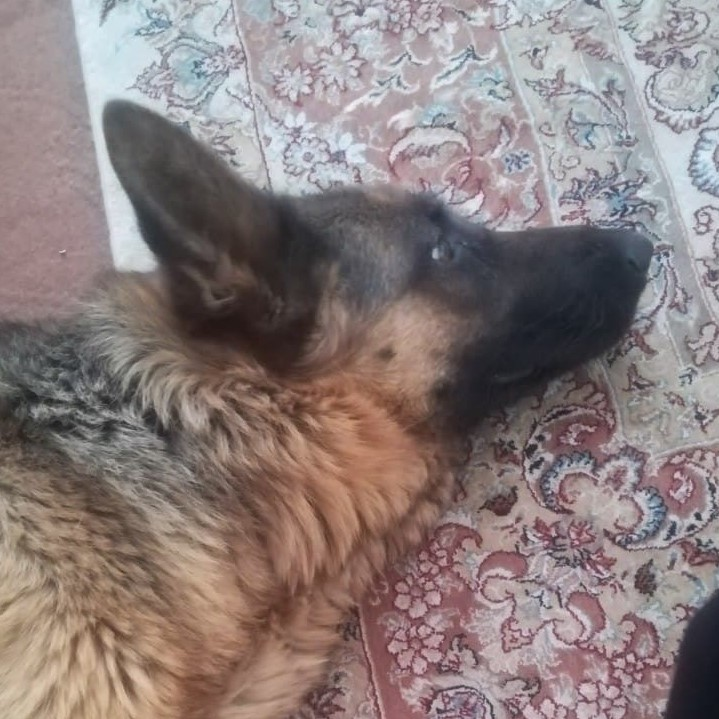
#> input picture chiko.jpg, 719 x 719 px, found by its file name
$ jupyter execute AIprojectPicture.ipynb
#> lines starting #> are read from the running program, lines starting #| are printed output that depends on the picture; after the words box and inside, x2 and y2 are one past the last pixel; in counts of white or black regions, pixels touching at a corner belong together
<a href="https://colab.research.google.com/github/HT696/LocalSearchPicture/blob/main/AIprojectPicture.ipynb" target="_parent"></a>

#Getting the pictures and derivatives

[cell 1]
from skimage.io import imshow, imread
from skimage.color import rgb2gray
from skimage import img_as_uint , img_as_ubyte , img_as_bool
from skimage.io import imsave
from skimage.transform import resize

Hyper-Parameters

[cell 2]
P=64

Reading the Raw picture

[cell 3]
raw_pic = imread('/content/drive/MyDrive/Colab Notebooks/content/chiko.jpg')
#> raw_pic is the input picture: shape (719, 719, 3); mean R, G, B 138.6, 125.3, 124.2
imshow(raw_pic)

[cell 4]
print("picture shape is : ",raw_pic.shape)
#| picture shape is :  (719, 719, 3)
raw_pic

Resize to P*P

[cell 5]
pic = resize(raw_pic,(P,P))
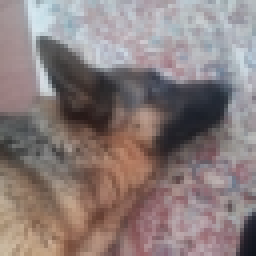
#> pic: shape (64, 64, 3) float64 (shown 4 times larger); mean R, G, B 0.544, 0.492, 0.487
imshow(pic)

GrayScale

[cell 6]
pic_gray= rgb2gray(pic)
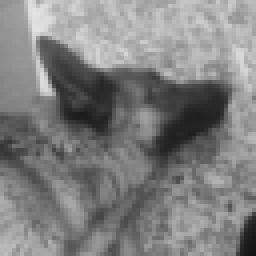
#> pic_gray: shape (64, 64) float64 (shown 4 times larger); min 0.0793, max 0.896, mean 0.502
pic_gray=img_as_ubyte(pic_gray)
imshow(pic_gray)

[cell 7]
print(pic_gray.shape)
#| (64, 64)
pic_gray

Binary

[cell 8]
pic_binary = (pic_gray >127)
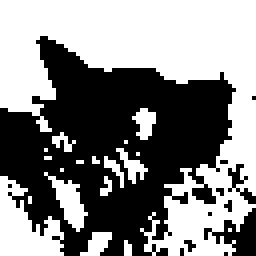
#> pic_binary: shape (64, 64) bool (shown 4 times larger); 52.4% white; 12 black regions (9 under 20 px), largest, box (x1, y1, x2, y2) and area: (0, 9, 59, 64) 1832, (51, 52, 64, 64) 73, (57, 41, 64, 51) 25
imshow(pic_binary)

[cell 9]
print(pic_binary.shape)
#| (64, 64)
pic_binary

# Saving the Results

rgb

[cell 10]
imsave('/content/drive/MyDrive/Colab Notebooks/content/rgb.jpg',img_as_ubyte(pic))

[cell 11]
savedrgb=imread('/content/drive/MyDrive/Colab Notebooks/content/rgb.jpg')
imshow(savedrgb)
savedrgb.shape
#> Out = (64, 64, 3)

[cell 12]
savedrgb

GrayScale

[cell 13]
imsave('/content/drive/MyDrive/Colab Notebooks/content/gray.jpg',img_as_ubyte(pic_gray))

[cell 14]
savedgray=imread('/content/drive/MyDrive/Colab Notebooks/content/gray.jpg')
imshow(savedgray)
savedgray.shape
#> Out = (64, 64)

[cell 15]
savedgray

Binary

[cell 16]
imsave('/content/drive/MyDrive/Colab Notebooks/content/binary.jpg',img_as_ubyte(pic_binary))

[cell 17]
savedBinary=(img_as_bool(imread('/content/drive/MyDrive/Colab Notebooks/content/binary.jpg')))
imshow(savedBinary)
savedBinary.shape
#> Out = (64, 64)
